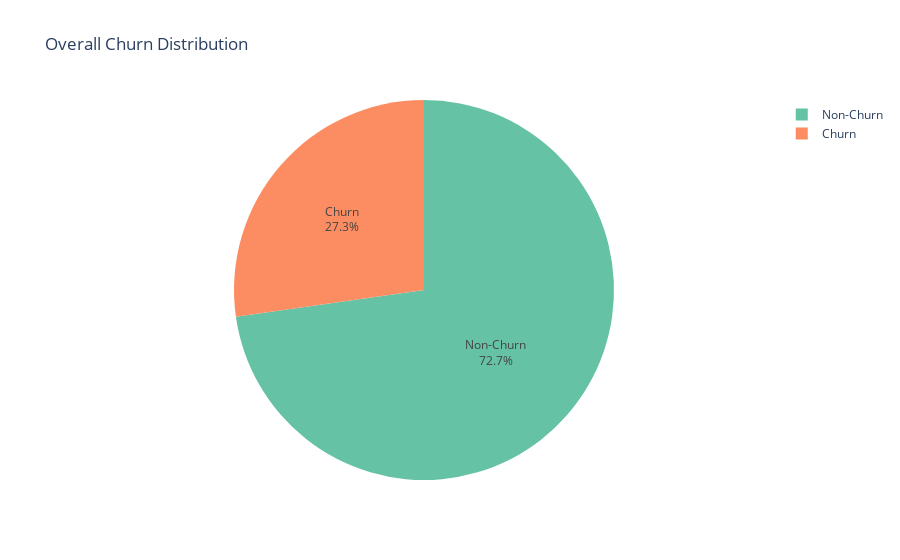

Notebook cell for this chart:
### Code cell
churners = dict(Counter(training_set['Churn']))

fig2 = px.pie(training_set,
              values=list(churners.values()),
              names=replace_churn_labels(list(churners.keys())),
              title='Overall Churn Distribution',
              color_discrete_sequence=px.colors.qualitative.Set2              )
fig2.update_traces(textposition='inside', textinfo='percent+label')
fig2.show()

### Figure 1 — Plotly figure (JSON) as saved in the notebook; plotly's stock layout.template omitted (floating-point values rounded to 4 significant figures)
{"data": [{"domain": {"x": [0, 1], "y": [0, 1]}, "hovertemplate": "label=%{label}<br>value=%{value}<extra></extra>", "labels": ["Churn", "Non-Churn"], "legendgroup": "", "name": "", "showlegend": true, "textinfo": "percent+label", "textposition": "inside", "type": "pie", "values": [1148, 3064]}], "layout": {"legend": {"tracegroupgap": 0}, "piecolorway": ["rgb(102,194,165)", "rgb(252,141,98)", "rgb(141,160,203)", "rgb(231,138,195)", "rgb(166,216,84)", "rgb(255,217,47)", "rgb(229,196,148)", "rgb(179,179,179)"], "title": {"text": "Overall Churn Distribution"}}}
